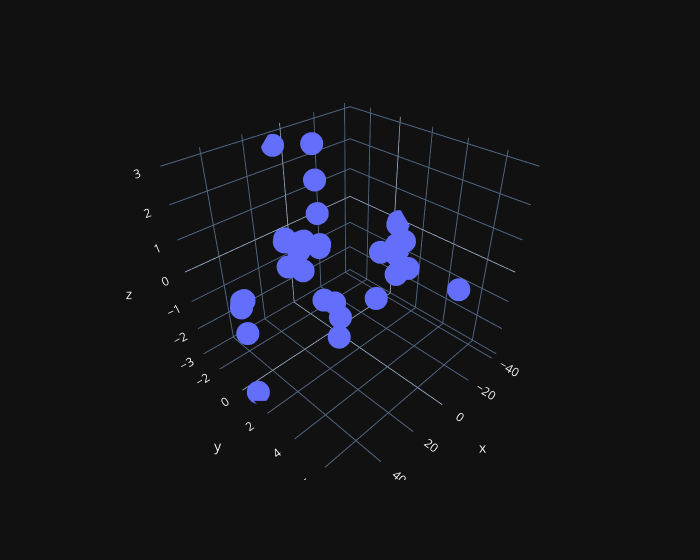

Here is the notebook cell this chart was saved with:
### Code cell
pca3 = PCA(n_components=3)                   # оставим только два признака
# новые признаки -- это линейная комбинация старых
# они неинтерпретируемы, но позволяют оценить число кластеров
X3 = pca3.fit_transform( df.values )

print(f"3 compomemt - explained variance {np.sum(pca.explained_variance_ratio_):.3f}")

fig = px.scatter_3d( x=X3[:,0], y=X3[:,1], z=X3[:,2], width=700)
fig.show()
